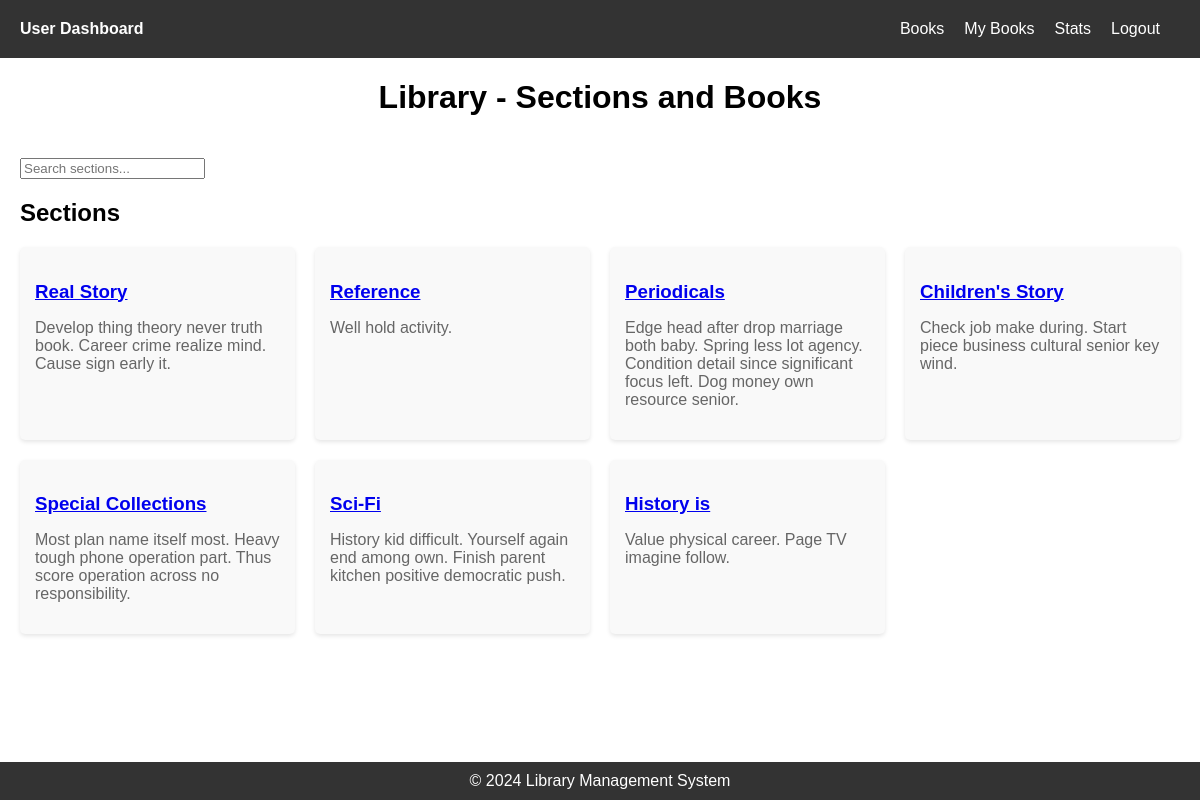
Screenshot of /view_sections (signed in) with the database file from the repository.
### application/models.py (models this page shows, shortened)
class Section(db.Model):
    id = db.Column(db.Integer, primary_key=True)
    name = db.Column(db.String(100), nullable=False, unique=True)
    description = db.Column(db.Text, nullable=True)
    image = db.Column(db.String(255), nullable=True)  # Image URL or file path
    date_added = db.Column(db.DateTime, nullable=False, default=db.func.current_timestamp())
    books = relationship('Book', back_populates='section')

### application/routes.py (the view)
@app.route('/view_sections')
@login_required
def view_sections():
    sections = Section.query.all()
    return render_template('user/view_sections.html', sections=sections)

### application/routes.py (called while the page is built)
@login_manager.user_loader
def load_user(user_id):
    return User.query.get(int(user_id))

### templates/user/view_sections.html (shortened to what this page needs)
<!DOCTYPE html>
<html lang="en">
<head>
    <link rel="stylesheet" href="{{ url_for('static', filename='librarian_nav.css') }}">
    <link rel="stylesheet" href="{{ url_for('static', filename='user/view_sections.css') }}">
    <link rel="stylesheet" href="{{ url_for('static', filename='footer.css') }}">
</head>
<body>
    <header>
        <nav>
            <ul>
                <li><a href="{{ url_for('user_dashboard') }}" class="dashboard-link">User Dashboard</a></li>
                <li class="navbar-right"><a href="{{ url_for('logout') }}">Logout</a></li>
                <li class="navbar-right"><a href="{{ url_for('user_stats') }}">Stats</a></li>
                <li class="navbar-right"><a href="{{ url_for('my_books') }}">My Books</a></li>
                <li class="navbar-right"><a href="{{ url_for('view_sections') }}">Books</a></li>
            </ul>
        </nav>
    </header>
    <div>
        <h1>Library - Sections and Books</h1>
    </div>
    <section class="sections-list">
        <div class="search-filter">
            <input type="text" id="search-input" placeholder="Search sections...">
        </div>
        <h2>Sections</h2>
        <div class="sections-container">
            {% for section in sections %}
            <div class="section-container">
                <h3><a href="{{ url_for('view_books', section_id=section.id) }}">{{ section.name }}</a></h3>
                <p>{{ section.description }}</p>
            </div>
            {% endfor %}
        </div>
    </section>
</body>
<footer>
    <p>&copy; 2024 Library Management System</p>
</footer>
</html>

### static/librarian_nav.css (style rules this page uses)
header { background-color: #333; color: #fff; padding: 20px; }
nav ul { list-style-type: none; margin: 0; padding: 0; }
nav ul li { display: inline; margin-right: 20px; }
nav ul li a { color: #fff; text-decoration: none; }
nav ul li a.dashboard-link { font-weight: bold; }
.navbar-right { float: right; }

### static/user/view_sections.css (style rules this page uses)
body { font-family: Arial, sans-serif; margin: 0; padding: 0; }
h1 { text-align: center; }
.sections-list { padding: 20px; }
.search-filter { margin-bottom: 20px; }
.sections-container { display: grid; grid-template-columns: repeat(auto-fit, minmax(250px, 1fr)); gap: 20px; }
.section-container { background-color: #f9f9f9; padding: 15px; border-radius: 5px; box-shadow: 0 2px 4px rgba(0, 0, 0, 0.1); }
.section-container h3 { margin-bottom: 10px; }
.section-container p { color: #666; }

### static/footer.css (style rules this page uses)
footer { background-color: #333; color: #fff; text-align: center; padding: 10px 0; position: fixed; bottom: 0; width: 100%; }
footer p { margin: 0; }

### rows the page displays
Section: name "Real Story", description "Develop thing theory never truth book. Career crime realize mind. Cause sign early it."
Section: name "Reference", description "Well hold activity."
Section: name "Periodicals", description "Edge head after drop marriage both baby. Spring less lot agency. Condition detail since significant focus left. Dog money own resource senior."
Section: name "Children's Story", description "Check job make during. Start piece business cultural senior key wind."
Section: name "Special Collections", description "Most plan name itself most. Heavy tough phone operation part. Thus score operation across no responsibility."
Section: name "Sci-Fi", description "History kid difficult. Yourself again end among own. Finish parent kitchen positive democratic push."
Section: name "History is", description "Value physical career. Page TV imagine follow."
